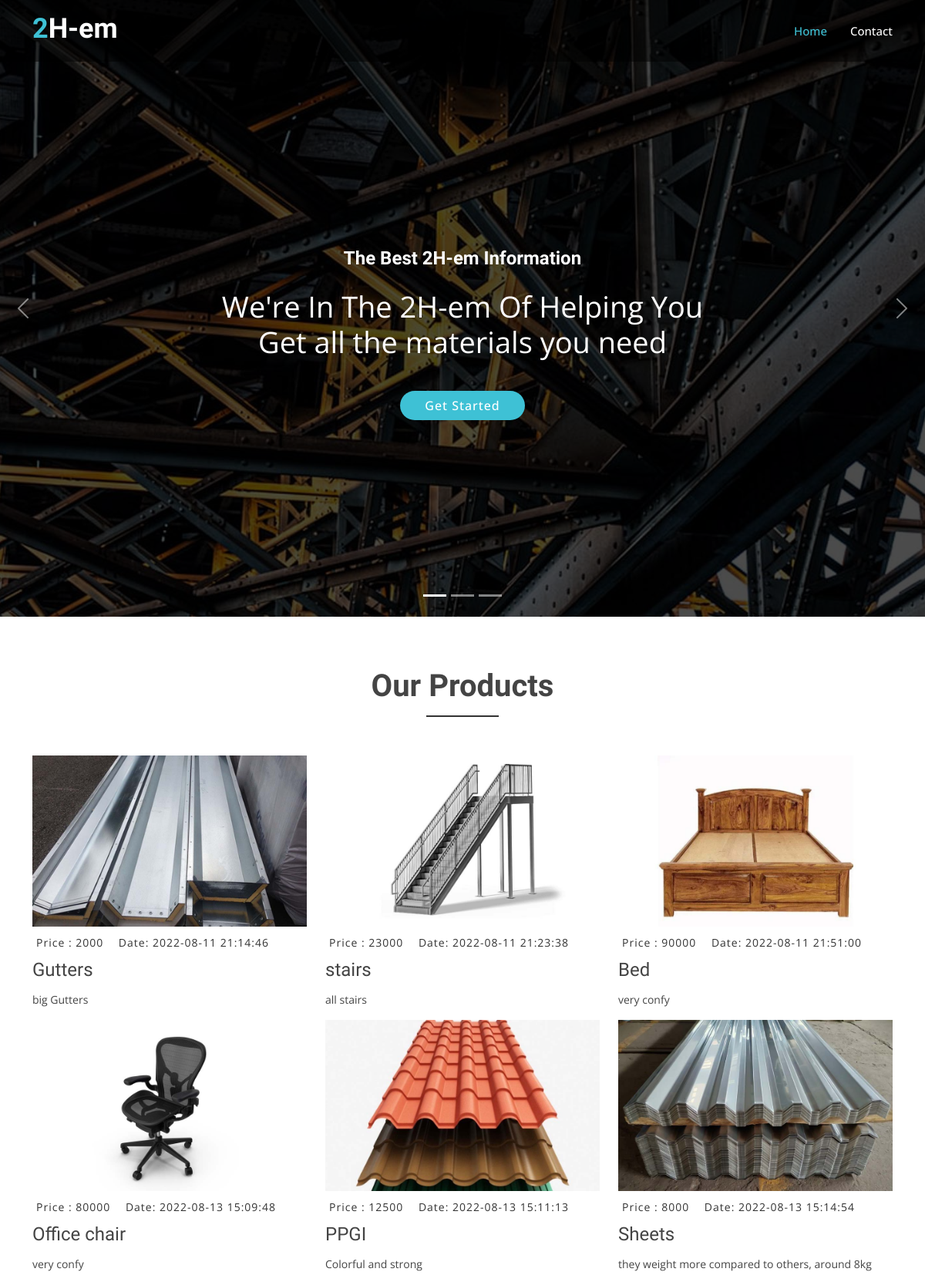
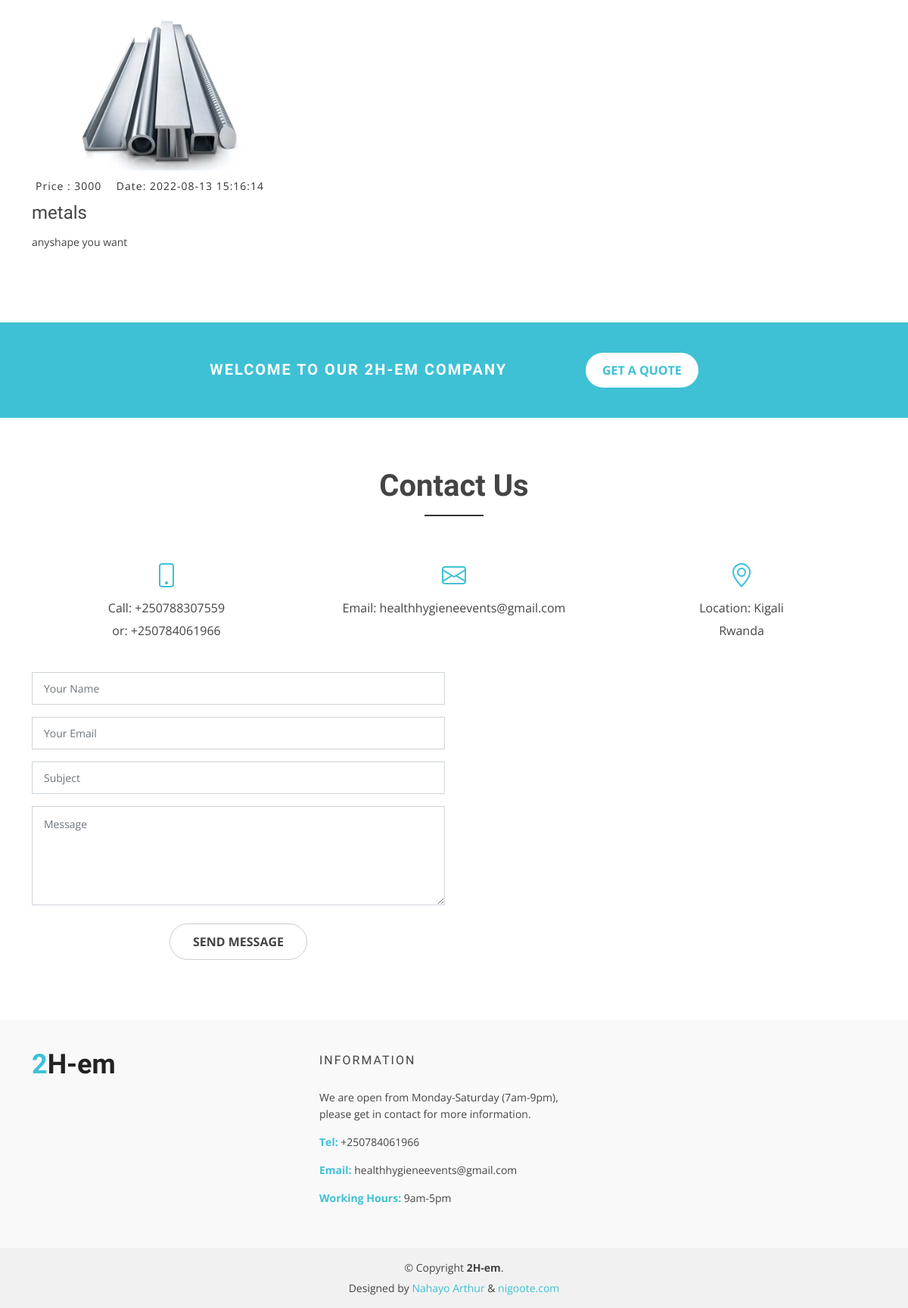
The page / on the database its author committed (2 pictures, top to bottom).
### tables this page shows
CREATE TABLE `producttbl` (
  `pid` int(11) NOT NULL,
  `PostTitle` varchar(200) NOT NULL,
  `PostDetails` longtext NOT NULL,
  `prodPrice` varchar(20) NOT NULL,
  `thumbnail` varchar(100) NOT NULL,
  `date` timestamp NOT NULL DEFAULT current_timestamp(),
  `status` int(2) NOT NULL
);

### index.php (the view, shortened to what this page needs)
<?php
include 'user/include/config.php';
?>
<!DOCTYPE html>
<html lang="en">
<head>
  <link href="assets/vendor/animate.css/animate.min.css" rel="stylesheet">
  <link href="assets/vendor/bootstrap/css/bootstrap.min.css" rel="stylesheet">
  <link href="assets/vendor/bootstrap-icons/bootstrap-icons.css" rel="stylesheet">
  <link href="assets/vendor/boxicons/css/boxicons.min.css" rel="stylesheet">
  <link href="assets/vendor/glightbox/css/glightbox.min.css" rel="stylesheet">
  <link href="assets/vendor/swiper/swiper-bundle.min.css" rel="stylesheet">
  <link href="assets/css/style.css" rel="stylesheet">
</head>
<body>
 <?php
  include 'includes/header.php';
 ?>
  <?php
  include 'includes/section.php';
  ?>
  <main id="main">
    <div id="blog" class="blog-area">
      <div class="blog-inner area-padding">
        <div class="container ">
          <div class="row">
            <div class="col-md-12 col-sm-12 col-xs-12">
              <div class="section-headline text-center">
                <h2>Our Products</h2>
              </div>
            </div>
          </div>
          <div class="row">
            <?php
              $selectProduct = mysqli_query($con,"SELECT `pid`, `PostTitle`, `PostDetails`,
               `prodPrice`, `thumbnail`, `date`, `status` FROM `producttbl` WHERE status=1");
               while ($row= mysqli_fetch_array($selectProduct)) {
            ?>
            <div class="col-md-4 col-sm-4 col-xs-12">
              <div class="single-blog">
                <div class="single-blog-img">
                    <img src="user/<?php echo $row['thumbnail'];?>" alt="">
                </div>
                <div class="blog-meta">
                  <span class="comments-type">
                    Price : <?php echo $row['prodPrice'];?>
                  </span>
                  <span class="date-type">
                    <i class="fa fa-calendar"></i> Date: <?php echo $row['date'];?>
                  </span>
                </div>
                <div class="blog-text">
                  <h4><?php echo $row['PostTitle'];?>
                  </h4>
                  <p>
                    <?php echo $row['PostDetails'];?>
                  </p>
                </div>
              </div>
            </div>
            <?php
               }
            ?>
          </div>
        </div>
      </div>
    </div>
    <div class="suscribe-area">
      <div class="container">
        <div class="row">
          <div class="col-lg-12 col-md-12 col-sm-12 col-xs=12">
            <div class="suscribe-text text-center">
              <h3>Welcome to our 2H-em company</h3>
              <a class="sus-btn" href="#">Get A quote</a>
            </div>
          </div>
        </div>
      </div>
    </div>
    <div id="contact" class="contact-area">
      <div class="contact-inner area-padding">
        <div class="container ">
          <div class="row">
            <div class="col-md-12 col-sm-12 col-xs-12">
              <div class="section-headline text-center">
                <h2>Contact us</h2>
              </div>
            </div>
          </div>
          <div class="row">
            <div class="col-md-4">
              <div class="contact-icon text-center">
                <div class="single-icon">
                  <i class="bi bi-phone"></i>
                  <p>
                    Call: +250788307559<br>
                    or: +250784061966<br>
                  </p>
                </div>
              </div>
            </div>
            <div class="col-md-4">
              <div class="contact-icon text-center">
                <div class="single-icon">
                  <i class="bi bi-envelope"></i>
                  <p>
                    Email: healthhygieneevents@gmail.com
                  </p>
                </div>
              </div>
            </div>
            <div class="col-md-4">
              <div class="contact-icon text-center">
                <div class="single-icon">
                  <i class="bi bi-geo-alt"></i>
                  <p>
                    Location: Kigali<br>
                    <span>Rwanda</span>
                  </p>
                </div>
              </div>
            </div>
          </div>
          <div class="row">
            <div class="col-md-6">
              <div class="form contact-form">
                <form action="forms/contact.php" method="post" role="form" class="php-email-form">
                  <div class="form-group">
                    <input type="text" name="name" class="form-control" id="name" placeholder="Your Name" required>
                  </div>
                  <div class="form-group mt-3">
                    <input type="email" class="form-control" name="email" id="email" placeholder="Your Email" required>
                  </div>
                  <div class="form-group mt-3">
                    <input type="text" class="form-control" name="subject" id="subject" placeholder="Subject" required>
                  </div>
                  <div class="form-group mt-3">
                    <textarea class="form-control" name="message" rows="5" placeholder="Message" required></textarea>
                  </div>
                  <div class="text-center"><button type="submit">Send Message</button></div>
                </form>
              </div>
            </div>
          </div>
        </div>
      </div>
    </div>
  </main>
  <footer>
    <div class="footer-area">
      <div class="container">
        <div class="row">
          <div class="col-md-4">
            <div class="footer-content">
              <div class="footer-head">
                <div class="footer-logo">
                  <h2><span>2</span>H-em</h2>
                </div>
              </div>
            </div>
          </div>
          <div class="col-md-4">
            <div class="footer-content">
              <div class="footer-head">
                <h4>information</h4>
                <p>
                <span>We are open from Monday-Saturday (7am-9pm)</span>, please get in contact for more information.
                </p>
                <div class="footer-contacts">
                  <p><span>Tel:</span> +250784061966</p>
                  <p><span>Email:</span> healthhygieneevents@gmail.com</p>
                  <p><span>Working Hours:</span> 9am-5pm</p>
                </div>
              </div>
            </div>
          </div>
          <div class="col-md-4">
          </div>
        </div>
      </div>
    </div>
    <div class="footer-area-bottom">
      <div class="container">
        <div class="row">
          <div class="col-md-12 col-sm-12 col-xs-12">
            <div class="copyright text-center">
              <p>
                &copy; Copyright <strong>2H-em</strong>.
              </p>
            </div>
            <div class="credits">
              Designed by <a href="https://www.linkedin.com/in/nahayo-arthur-79b250245/">Nahayo Arthur</a> & <a href="https://nigoote.com">nigoote.com</a>
            </div>
          </div>
        </div>
      </div>
    </div>
  </footer>
</body>
</html>

### includes/header.php (shortened to what this page needs)
<header id="header" class="fixed-top d-flex align-items-center">
  <div class="container d-flex justify-content-between">
    <div class="logo">
      <h1><a href="index.html"><span>2</span>H-em</a></h1>
    </div>
    <nav id="navbar" class="navbar">
      <ul>
        <li><a class="nav-link scrollto active" href="#hero">Home</a></li>
        <li><a class="nav-link scrollto" href="#contact">Contact</a></li>
      </ul>
    </nav>
  </div>
</header>

### includes/section.php (shortened to what this page needs)
<section id="hero">
  <div class="hero-container">
    <div id="heroCarousel" class="carousel slide carousel-fade" data-bs-ride="carousel" data-bs-interval="5000">
      <ol id="hero-carousel-indicators" class="carousel-indicators"></ol>
      <div class="carousel-inner" role="listbox">
        <div class="carousel-item active" style="background-image: url(assets/img/hero-carousel/4.jpg)">
          <div class="carousel-container">
            <div class="container">
              <h2 class="animate__animated animate__fadeInDown">The Best 2H-em Information </h2>
              <p class="animate__animated animate__fadeInUp">We're In The 2H-em Of Helping You Get all the materials you need</p>
              <a href="#about" class="btn-get-started scrollto animate__animated animate__fadeInUp">Get Started</a>
            </div>
          </div>
        </div>
      </div>
      <a class="carousel-control-prev" href="#heroCarousel" role="button" data-bs-slide="prev">
        <span class="carousel-control-prev-icon bi bi-chevron-left" aria-hidden="true"></span>
      </a>
      <a class="carousel-control-next" href="#heroCarousel" role="button" data-bs-slide="next">
        <span class="carousel-control-next-icon bi bi-chevron-right" aria-hidden="true"></span>
      </a>
    </div>
  </div>
</section>

### rows shown on the page
producttbl: thumbnail (picture), prodPrice "2000", date "2022-08-11 21:14:46", PostTitle "Gutters", PostDetails "big Gutters"
producttbl: thumbnail (picture), prodPrice "23000", date "2022-08-11 21:23:38", PostTitle "stairs", PostDetails "all stairs"
producttbl: thumbnail (picture), prodPrice "90000", date "2022-08-11 21:51:00", PostTitle "Bed", PostDetails "very confy"
producttbl: thumbnail (picture), prodPrice "80000", date "2022-08-13 15:09:48", PostTitle "Office chair", PostDetails "very confy"
producttbl: thumbnail (picture), prodPrice "12500", date "2022-08-13 15:11:13", PostTitle "PPGI", PostDetails "Colorful and strong"
producttbl: thumbnail (picture), prodPrice "8000", date "2022-08-13 15:14:54", PostTitle "Sheets", PostDetails "they weight more compared to others, around 8kg"
producttbl: thumbnail (picture), prodPrice "3000", date "2022-08-13 15:16:14", PostTitle "metals", PostDetails "anyshape you want"
